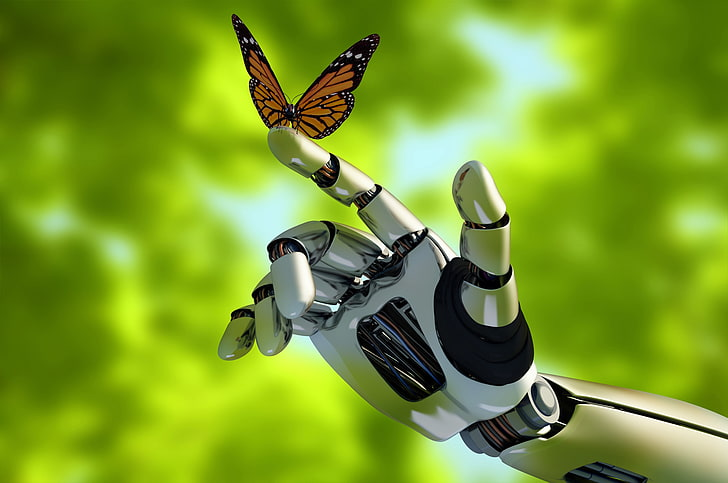
#> input picture Img process/nature.jpg, 728 x 483 px
$ python blur.py
#> lines starting #> are read from the running program, lines starting #| are printed output that depends on the picture
# importing libraries
import cv2
import numpy as np

image = cv2.imread('nature.jpg')
#> image is the input picture: shape (483, 728, 3); mean B, G, R 41.6, 155.2, 122.2

cv2.imshow('Original Image', image)
cv2.waitKey(0)

# Gaussian Blur
Gaussian = cv2.GaussianBlur(image, (7, 7), 0)
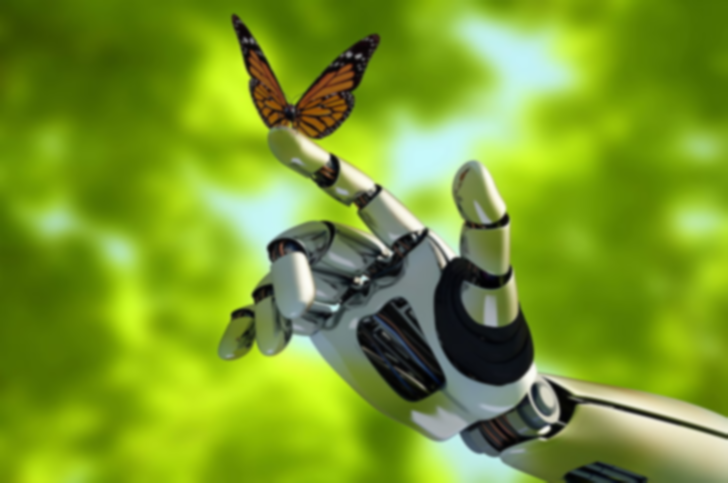
#> Gaussian: shape (483, 728, 3); mean B, G, R 41.6, 155.2, 122.2
cv2.imshow('Gaussian Blurring', Gaussian)
cv2.waitKey(0)

# Median Blur
median = cv2.medianBlur(image, 5)
cv2.imshow('Median Blurring', median)
cv2.waitKey(0)

# Bilateral Blur
bilateral = cv2.bilateralFilter(image, 9, 75, 75)
cv2.imshow('Bilateral Blurring', bilateral)
cv2.waitKey(0)
cv2.destroyAllWindows()
